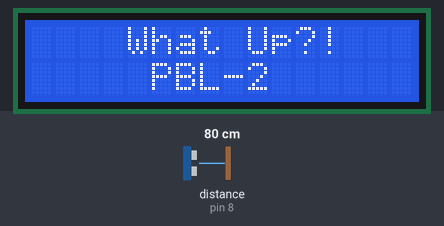
A sketch run on a simulated Arduino Uno, built with avr-gcc and run on an emulated ATmega328P. Shown: 16×2 character LCD. The test bench sets the inputs (shaded band); at power-on: distance to the obstacle (sensor on pin 8) 80 cm. The echo pulse lasts 58.3 µs per cm.

Above: at 1.1 s.
At 3.2 s:
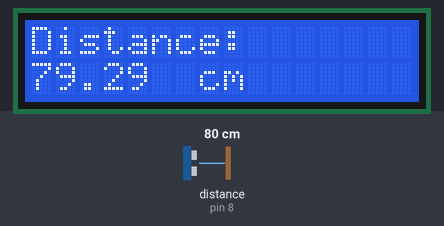
3.3 s: distance to the obstacle (sensor on pin 8) set to 2 cm
At 4.9 s:
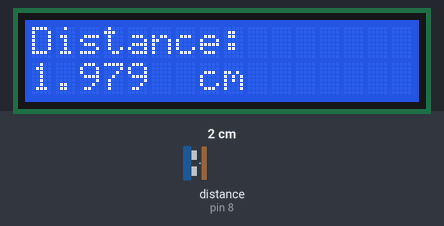
5.2 s: distance to the obstacle (sensor on pin 8) set to 4 cm
At 6.2 s:
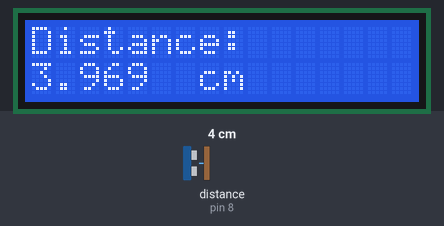
7.2 s: distance to the obstacle (sensor on pin 8) set to 9 cm
At 8.5 s:
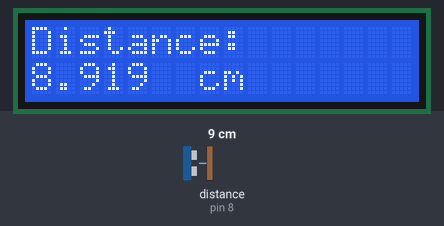
Timing chart, 0 to 10.2 s (numbered marks = the images above; inputs shaded):
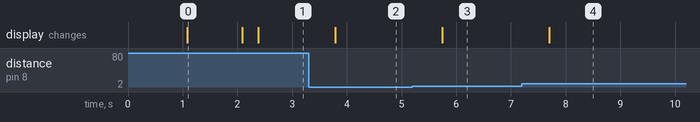

The sketch:

pbl2.ino
```cpp
#include "NewPing.h"
#include <LiquidCrystal_I2C.h> //liquid crystal with I2C library

LiquidCrystal_I2C lcd(0x27, 16, 2); // set the LCD address to 0x27 for a 16 chars and 2 line display

char array1[] = "What Up?!     "; //an array to print on line 0
char array2[] = "PBL-2"; //an array to print on line 1

int trigPin = 9;    // TRIG pin
int echoPin = 8;    // ECHO pin

NewPing sonar(trigPin, echoPin);
int iterations = 10;

float duration_us, distance_cm;

void setup()
{

  lcd.init();                      // initialize the lcd
  lcd.backlight(); //Turn on backlight
  pinMode(trigPin, OUTPUT); // config trigger pin to output mode
  pinMode(echoPin, INPUT);  // config echo pin to input mode
  lcd.setCursor(4, 0); //set cursor at top left
  lcd.print(array1);//will only print the first letter of the array
  delay(1000);
  lcd.setCursor(5, 1);
  lcd.print(array2);
  delay(1000);
  lcd.clear();
}


void loop()
{
  // generate 10-microsecond pulse to TRIG pin
  digitalWrite(trigPin, HIGH);
  delayMicroseconds(10);
  digitalWrite(trigPin, LOW);

  // measure duration of pulse from ECHO pin
  duration_us = sonar.ping_median(iterations);

  distance_cm = 0.017 * duration_us;

   //Clears the LCD screen and positions the cursor in the upper-left corner.
  lcd.setCursor(0, 0); // start to print at the first row
  lcd.print("Distance: ");
  lcd.setCursor(0, 1);
  lcd.print(distance_cm);
  lcd.setCursor(7, 1);
  lcd.print("cm");
}
```

Measured:
- after the input at 3.3 s, the display: changes after 0.49 s (image 2)
- after the input at 5.2 s, the display: changes after 0.55 s (image 3)
- after the input at 7.2 s, the display: changes after 0.50 s (image 4)
- what the display in image 0 shows lasts 1.0 s, from 1.1 s to 2.1 s
